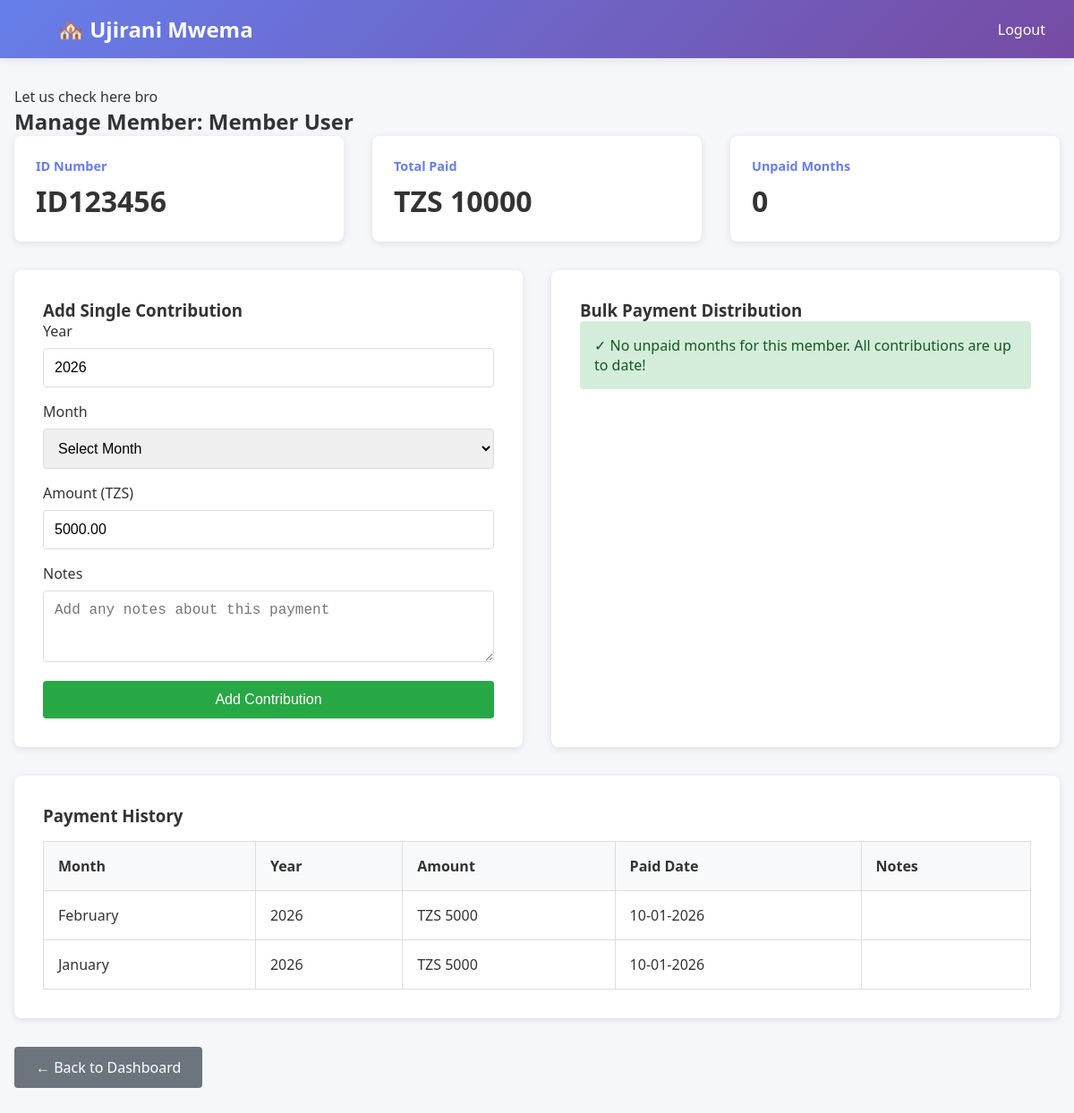
The app's page /member/1/ (signed in) with its own data.
### contributions/models.py (models this page shows, shortened)
class Member(models.Model):
    user = models.OneToOneField(User, on_delete=models.CASCADE)
    group = models.ForeignKey(Group, on_delete=models.CASCADE, related_name='members')
    phone = models.CharField(max_length=15, blank=True)
    id_number = models.CharField(max_length=20, unique=True)
    joined_date = models.DateField(auto_now_add=True)
    is_active = models.BooleanField(default=True)
    class Meta:
        verbose_name_plural = "Members"
    def get_unpaid_months(self):
        group = self.group
        today = timezone.now().date()
        current_year = today.year
        current_month = today.month
        unpaid_months = []
        start_month = self.joined_date.month
        start_year = self.joined_date.year
        for year in range(start_year, current_year + 1):
            start = start_month if year == start_year else 1
            end = current_month if year == current_year else 12
            for month in range(start, end + 1):
                contribution = Contribution.objects.filter(
                    member=self,
                    year=year,
                    month=month,
                    amount__gte=group.monthly_contribution
                ).exists()
                if not contribution:
                    unpaid_months.append((year, month))
        return unpaid_months

class Group(models.Model):
    name = models.CharField(max_length=100, default="Ujirani Mwema")
    monthly_contribution = models.DecimalField(max_digits=10, decimal_places=2, default=5000)
    description = models.TextField(blank=True)
    created_at = models.DateTimeField(auto_now_add=True)
    class Meta:
        verbose_name_plural = "Groups"

class Contribution(models.Model):
    MONTHS = [
        (1, 'January'), (2, 'February'), (3, 'March'), (4, 'April'),
        (5, 'May'), (6, 'June'), (7, 'July'), (8, 'August'),
        (9, 'September'), (10, 'October'), (11, 'November'), (12, 'December')
    ]
    member = models.ForeignKey(Member, on_delete=models.CASCADE, related_name='contributions')
    year = models.IntegerField()
    month = models.IntegerField(choices=MONTHS)
    amount = models.DecimalField(max_digits=10, decimal_places=2)
    paid_date = models.DateField(auto_now_add=True)
    notes = models.TextField(blank=True)
    class Meta:
        unique_together = ('member', 'year', 'month')
        ordering = ['-year', '-month']
        verbose_name_plural = "Contributions"
    def get_month_name(self):
        return dict(self.MONTHS)[self.month]

### contributions/views.py (the view, shortened to what this page needs)
# urls.py: path('member/<int:member_id>/', views.manage_member, name='manage_member'),
@login_required(login_url='login')
def manage_member(request, member_id):
    if not request.user.is_staff:
        messages.error(request, 'Access denied - Accountant only')
        return redirect('member_dashboard')
    member = get_object_or_404(Member, id=member_id)
    group = member.group
    unpaid_months = member.get_unpaid_months()
    paid_contributions = member.contributions.all().order_by('-year', '-month')
    total_paid = paid_contributions.aggregate(Sum('amount'))['amount__sum'] or 0
    context = {
        'member': member,
        'group': group,
        'unpaid_months': unpaid_months,
        'paid_contributions': paid_contributions,
        'total_paid': total_paid,
        'months': Contribution.MONTHS,
        'current_year': datetime.now().year,
        'page_title': f'Manage {member.user.get_full_name()}',
    }
    return render(request, 'manage_member.html', context)

### templates/manage_member.html (shortened to what this page needs)
{% extends 'base.html' %}
{% block content %}
<h2>Manage Member: {{ member.user.get_full_name }}</h2>
<div class="stats">
    <div class="stat-card">
        <h3>ID Number</h3>
        <div class="value">{{ member.id_number }}</div>
    </div>
    <div class="stat-card">
        <h3>Total Paid</h3>
        <div class="value">TZS {{ total_paid|floatformat:0 }}</div>
    </div>
    <div class="stat-card">
        <h3>Unpaid Months</h3>
        <div class="value">{{ unpaid_months|length }}</div>
    </div>
</div>
<div class="grid">
    <div class="card">
        <h3>Add Single Contribution</h3>
        <form method="post">
            <div class="form-group">
                <label for="year">Year</label>
                <input type="number" id="year" name="year" value="{{ current_year }}" required>
            </div>
            <div class="form-group">
                <label for="month">Month</label>
                <select id="month" name="month" required>
                    <option value="">Select Month</option>
                </select>
            </div>
            <div class="form-group">
                <label for="amount">Amount (TZS)</label>
                <input type="number" id="amount" name="amount" value="{{ group.monthly_contribution }}" required>
            </div>
            <div class="form-group">
                <label for="notes">Notes</label>
                <textarea id="notes" name="notes" rows="3" placeholder="Add any notes about this payment"></textarea>
            </div>
            <button type="submit" class="btn btn-success" style="width: 100%;">Add Contribution</button>
        </form>
    </div>
    <div class="card">
        <h3>Bulk Payment Distribution</h3>
        {% if unpaid_months %}
        <form method="post">
            {% csrf_token %}
            <input type="hidden" name="action" value="bulk_payment">
            <div style="background: #f8f9fa; padding: 1rem; border-radius: 4px; margin-bottom: 1rem;">
                <p style="margin: 0; font-size: 0.9rem;">
                    <strong>Unpaid months:</strong>
                </p>
                <p style="margin: 0.5rem 0 0 0; color: #666;">
                    {% for year, month in unpaid_months %}
                        {% for m_num, m_name in months %}
                            {% if m_num == month %}{{ m_name }} {{ year }}{% endif %}
                        {% endfor %}
                        {% if not forloop.last %}<br>{% endif %}
                    {% endfor %}
                </p>
            </div>
            <div class="form-group">
                <label for="total_amount">Total Amount to Distribute (TZS)</label>
                <input type="number" id="total_amount" name="total_amount" required placeholder="e.g., 15000">
                <small style="color: #666;">Will distribute as TZS {{ group.monthly_contribution }} per month</small>
            </div>
            <button type="submit" class="btn btn-success" style="width: 100%;">Distribute Payment</button>
        </form>
        {% else %}
        <div style="background: #d4edda; padding: 1rem; border-radius: 4px; color: #155724;">
            <p>✓ No unpaid months for this member. All contributions are up to date!</p>
        </div>
        {% endif %}
    </div>
</div>
<div class="card">
    <h3>Payment History</h3>
    {% if paid_contributions %}
    <table class="table">
        <thead>
            <tr>
                <th>Month</th>
                <th>Year</th>
                <th>Amount</th>
                <th>Paid Date</th>
                <th>Notes</th>
            </tr>
        </thead>
        <tbody>
            {% for contribution in paid_contributions %}
            <tr>
                <td>{{ contribution.get_month_name }}</td>
                <td>{{ contribution.year }}</td>
                <td>TZS {{ contribution.amount|floatformat:0 }}</td>
                <td>{{ contribution.paid_date|date:"d-m-Y" }}</td>
                <td>{{ contribution.notes|truncatewords:10 }}</td>
            </tr>
            {% endfor %}
        </tbody>
    </table>
    {% else %}
    <p>No payment history yet.</p>
    {% endif %}
</div>
<div style="margin-top: 2rem;">
    <a href="{% url 'accountant_dashboard' %}" class="btn btn-secondary">← Back to Dashboard</a>
</div>
{% endblock %}

### templates/base.html (style rules this page uses)
* { margin: 0; padding: 0; box-sizing: border-box; }
body { font-family: 'Segoe UI', Tahoma, Geneva, Verdana, sans-serif; background: #f5f7fa; color: #333; }
.card { background: white; border-radius: 8px; padding: 2rem; margin-bottom: 2rem; box-shadow: 0 2px 8px rgba(0,0,0,0.1); }
.btn { display: inline-block; padding: 0.75rem 1.5rem; background: #667eea; color: white; text-decoration: none; border: none; border-radius: 4px; cursor: pointer; font-size: 1rem; transition: background 0.3s; }
.btn-secondary { background: #6c757d; }
.btn-success { background: #28a745; }
.form-group { margin-bottom: 1rem; }
label { display: block; margin-bottom: 0.5rem; font-weight: 500; }
input, select, textarea { width: 100%; padding: 0.75rem; border: 1px solid #ddd; border-radius: 4px; font-size: 1rem; }
.table { width: 100%; border-collapse: collapse; margin-top: 1rem; }
.table th { background: #f8f9fa; padding: 1rem; text-align: left; border: 1px solid #ddd; font-weight: 600; }
.table td { padding: 1rem; border: 1px solid #ddd; }
.stats { display: grid; grid-template-columns: repeat(auto-fit, minmax(250px, 1fr)); gap: 2rem; margin-bottom: 2rem; }
.stat-card { background: white; padding: 1.5rem; border-radius: 8px; box-shadow: 0 2px 8px rgba(0,0,0,0.1); }
.stat-card h3 { color: #667eea; font-size: 0.9rem; margin-bottom: 0.5rem; }
.stat-card .value { font-size: 2rem; font-weight: bold; }
.grid { display: grid; grid-template-columns: 1fr 1fr; gap: 2rem; }

### records on screen
Member: user.get_full_name "Member User", id_number "ID123456"
Group: amount "5000.00"
Contribution: get_month_name "February", year "2026", amount "5000", paid_date "10-01-2026"
Contribution: get_month_name "January", year "2026", amount "5000", paid_date "10-01-2026"

### other values on screen
{{ total_paid|floatformat:0 }} "10000"
{{ unpaid_months|length }} "0"
